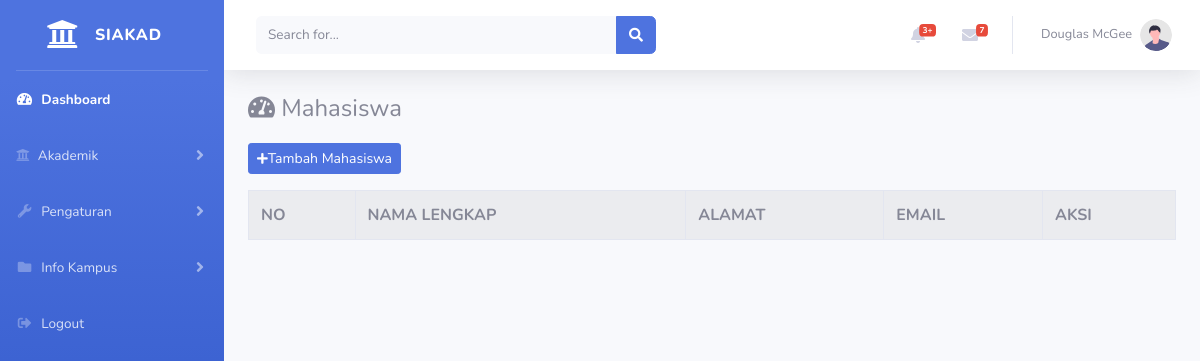
The page /index.php/administrator/mahasiswa on the database as committed earlier.
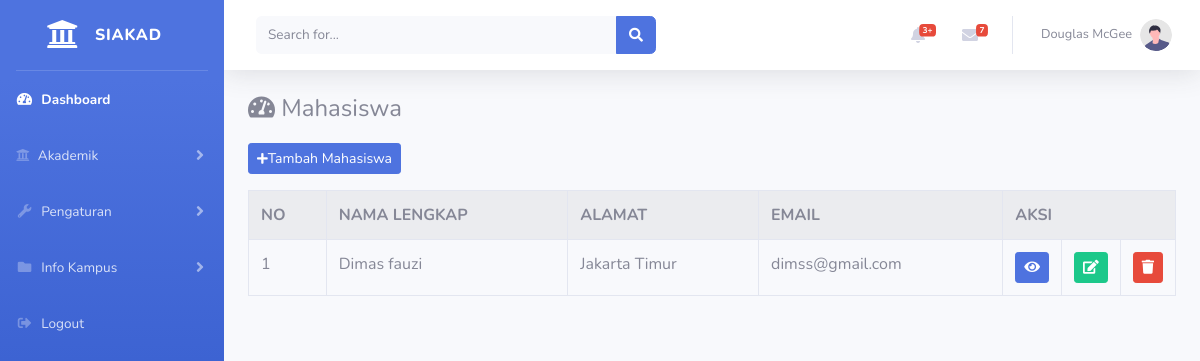
The same page on the database as committed later.
### tables this page shows
CREATE TABLE `mahasiswa` (
  `id` int(11) NOT NULL,
  `nim` varchar(11) NOT NULL,
  `nama_lengkap` varchar(120) NOT NULL,
  `alamat` varchar(255) NOT NULL,
  `email` varchar(20) NOT NULL,
  `telepon` varchar(20) NOT NULL,
  `tempat_lahir` varchar(120) NOT NULL,
  `tanggal_lahir` date NOT NULL,
  `jenis_kelamin` varchar(120) NOT NULL,
  `nama_prodi` varchar(120) NOT NULL,
  `photo` varchar(255) NOT NULL
);

### application/controllers/administrator/mahasiswa.php (called while the page is built, shortened)
<?php
class Mahasiswa extends CI_Controller{
	public function index(){
		$data['mahasiswa'] = $this->mahasiswa_model->tampil_data('mahasiswa')->result();
		$data['prodi'] = $this->prodi_model->tampil_data('prodi')->result();
		$this->load->view('templates_administrator/header');
		$this->load->view('templates_administrator/sidebar');
		$this->load->view('administrator/mahasiswa', $data);
		$this->load->view('templates_administrator/footer');
	}
}

### index.php (called while the page is built, shortened)
<?php
require_once BASEPATH.'core/CodeIgniter.php';

### application/models/mahasiswa_model.php (called while the page is built, shortened)
<?php
class Mahasiswa_model extends CI_Model{
	public function tampil_data($table){
		return $this->db->get($table);
	}
}

### application/views/administrator/mahasiswa.php (the view, shortened to what this page needs)
<div class="container-fluid">
	<h4>
        <i class="fas fa-tachometer-alt mb-3"></i> Mahasiswa
    </h4>
    <a href="<?= base_url('administrator/mahasiswa/tambah_mahasiswa') ?>" class="btn btn-sm btn-primary mb-3"><i class="fas fa-sm fa-plus"></i>Tambah Mahasiswa</a>
	<table class="table table-bordered table-striped table-hover">
		<tr>
			<th>NO</th>
			<th>NAMA LENGKAP</th>
			<th>ALAMAT</th>
			<th>EMAIL</th>
			<th colspan="3">AKSI</th>
		</tr>
		<?php
		$i = 1;
		foreach($mahasiswa as $mhs) : ?>
		<tr>
			<td><?= $i++ ?></td>
			<td><?= $mhs->nama_lengkap ?></td>
			<td><?= $mhs->alamat ?></td>
			<td><?= $mhs->email ?></td>
			<td width="20px">
    			<a href="<?= base_url('administrator/mahasiswa/detail/').$mhs->id ?>" class="btn btn-sm btn-primary"><i class="fa fa-eye"></i></a>
    		</td>
			<td width="20px">
    			<a href="<?= base_url('administrator/mahasiswa/update/').$mhs->id ?>" class="btn btn-sm btn-success"><i class="fa fa-edit"></i></a>
    		</td>
    		<td width="20px">
    			<a href="<?= base_url('administrator/mahasiswa/delete/').$mhs->id ?>" class="btn btn-sm btn-danger"><i class="fa fa-trash"></i></a>
    		</td>
		</tr>
		<?php endforeach; ?>
	</table>
</div>

### application/views/templates_administrator/header.php (shortened to what this page needs)
<!DOCTYPE html>
<html lang="en">
<head>
    <link href="<?= base_url('assets/vendor/fontawesome-free/css/all.min.css') ?>" rel="stylesheet" type="text/css">
    <link href="<?= base_url('assets/css/sb-admin-2.min.css') ?>" rel="stylesheet">
</head>

### application/views/templates_administrator/sidebar.php (shortened to what this page needs)
<body id="page-top">
    <div id="wrapper">
        <ul class="navbar-nav bg-gradient-primary sidebar sidebar-dark accordion" id="accordionSidebar">
            <a class="sidebar-brand d-flex align-items-center justify-content-center" href="<?= base_url('administrator/dashboard') ?>">
                <div class="sidebar-brand-icon">
                    <i class="fas fa-university"></i>
                </div>
                <div class="sidebar-brand-text mx-3">SIAKAD</div>
            </a>
            <hr class="sidebar-divider my-0">
            <li class="nav-item active">
                <a class="nav-link" href="index.html">
                    <i class="fas fa-fw fa-tachometer-alt"></i>
                    <span>Dashboard</span></a>
            </li>
            <li class="nav-item">
                <a class="nav-link collapsed" href="#" data-toggle="collapse" data-target="#collapseTwo"
                    aria-expanded="true" aria-controls="collapseTwo">
                    <i class="fas fa-university fa-cog"></i>
                    <span>Akademik</span>
                </a>
            </li>
            <li class="nav-item">
                <a class="nav-link collapsed" href="#" data-toggle="collapse" data-target="#collapseUtilities"
                    aria-expanded="true" aria-controls="collapseUtilities">
                    <i class="fas fa-fw fa-wrench"></i>
                    <span>Pengaturan</span>
                </a>
            </li>
            <li class="nav-item">
                <a class="nav-link collapsed" href="#" data-toggle="collapse" data-target="#collapsePages"
                    aria-expanded="true" aria-controls="collapsePages">
                    <i class="fas fa-fw fa-folder"></i>
                    <span>Info Kampus</span>
                </a>
            </li>
            <li class="nav-item">
                <a class="nav-link" href="<?= base_url('administrator/auth/logout') ?>">
                    <i class="fas fa-fw fa-sign-out-alt"></i>
                    <span>Logout</span></a>
            </li>
        </ul>
        <div id="content-wrapper" class="d-flex flex-column">
            <div id="content">
                <nav class="navbar navbar-expand navbar-light bg-white topbar mb-4 static-top shadow">
                    <form
                        class="d-none d-sm-inline-block form-inline mr-auto ml-md-3 my-2 my-md-0 mw-100 navbar-search">
                        <div class="input-group">
                            <input type="text" class="form-control bg-light border-0 small" placeholder="Search for..."
                                aria-label="Search" aria-describedby="basic-addon2">
                            <div class="input-group-append">
                                <button class="btn btn-primary" type="button">
                                    <i class="fas fa-search fa-sm"></i>
                                </button>
                            </div>
                        </div>
                    </form>
                    <ul class="navbar-nav ml-auto">
                        <li class="nav-item dropdown no-arrow mx-1">
                            <a class="nav-link dropdown-toggle" href="#" id="alertsDropdown" role="button"
                                data-toggle="dropdown" aria-haspopup="true" aria-expanded="false">
                                <i class="fas fa-bell fa-fw"></i>
                                <span class="badge badge-danger badge-counter">3+</span>
                            </a>
                        </li>
                        <li class="nav-item dropdown no-arrow mx-1">
                            <a class="nav-link dropdown-toggle" href="#" id="messagesDropdown" role="button"
                                data-toggle="dropdown" aria-haspopup="true" aria-expanded="false">
                                <i class="fas fa-envelope fa-fw"></i>
                                <span class="badge badge-danger badge-counter">7</span>
                            </a>
                        </li>
                        <li class="nav-item dropdown no-arrow">
                            <a class="nav-link dropdown-toggle" href="#" id="userDropdown" role="button"
                                data-toggle="dropdown" aria-haspopup="true" aria-expanded="false">
                                <span class="mr-2 d-none d-lg-inline text-gray-600 small">Douglas McGee</span>
                                <img class="img-profile rounded-circle"
                                    src="img/undraw_profile.svg">
                            </a>
                        </li>
                    </ul>
                </nav>

### application/views/templates_administrator/footer.php (shortened to what this page needs)
        </div>
    </div>
</body>
</html>

Rows that differ between the two databases and show on the page:
added mahasiswa: nama_lengkap "Dimas fauzi", alamat "Jakarta Timur", email "dimss@gmail.com"
